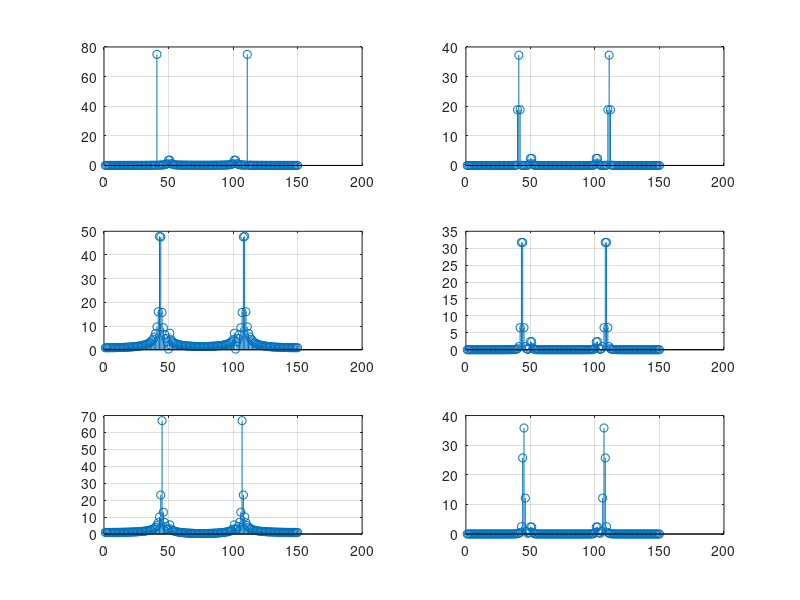

Write MATLAB code to recreate this figure.

fs = 30000;
ts = 0:1/fs:0.005-1/fs;
N= length(ts);

subplot(3,2,1);

x1 = sin(2*pi*8000*ts)+0.075*sin(2*pi*9900*ts);
X1 = abs(fft(x1));
stem(X1), grid on

subplot(3,2,3);

x2 = sin(2*pi*8500*ts)+0.075*sin(2*pi*9900*ts);
X2 = abs(fft(x2));
stem(X2), grid on

subplot(3,2,5);

x3 = sin(2*pi*8750*ts)+0.075*sin(2*pi*9900*ts);
X3 = abs(fft(x3));
stem(X3), grid on

subplot(3,2,2);
h = hanning(N)';
x1w = x1.*h;
X1w = abs(fft(x1w));
stem(X1w), grid on

subplot(3,2,4);
x2w = x2.*h;
X2w = abs(fft(x2w));
stem(X2w), grid on

subplot(3,2,6);
x3w = x3.*h;
X3w = abs(fft(x3w));
stem(X3w), grid on